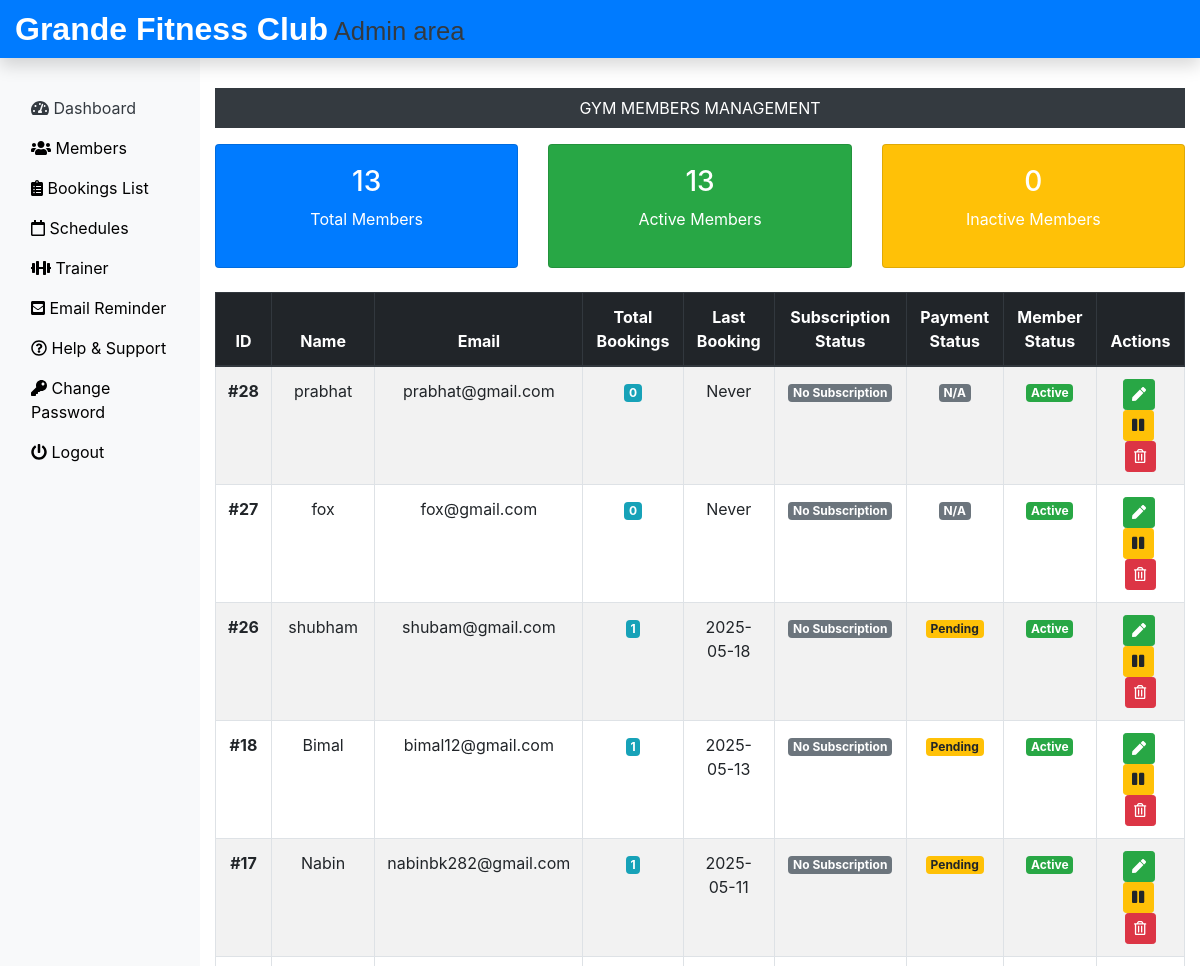
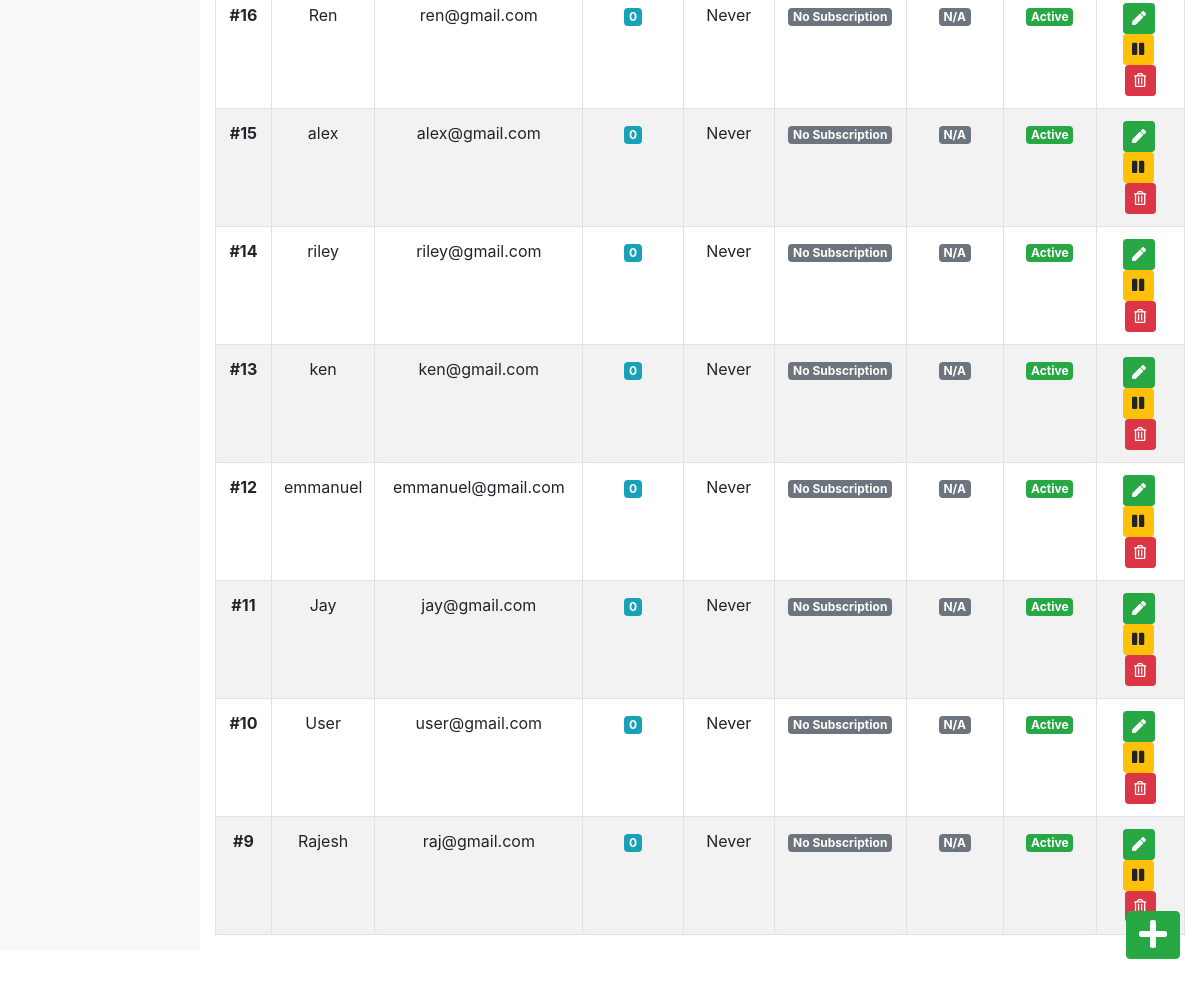
The app's page /Admin/member.php (signed in), older data (2 pictures, top to bottom).
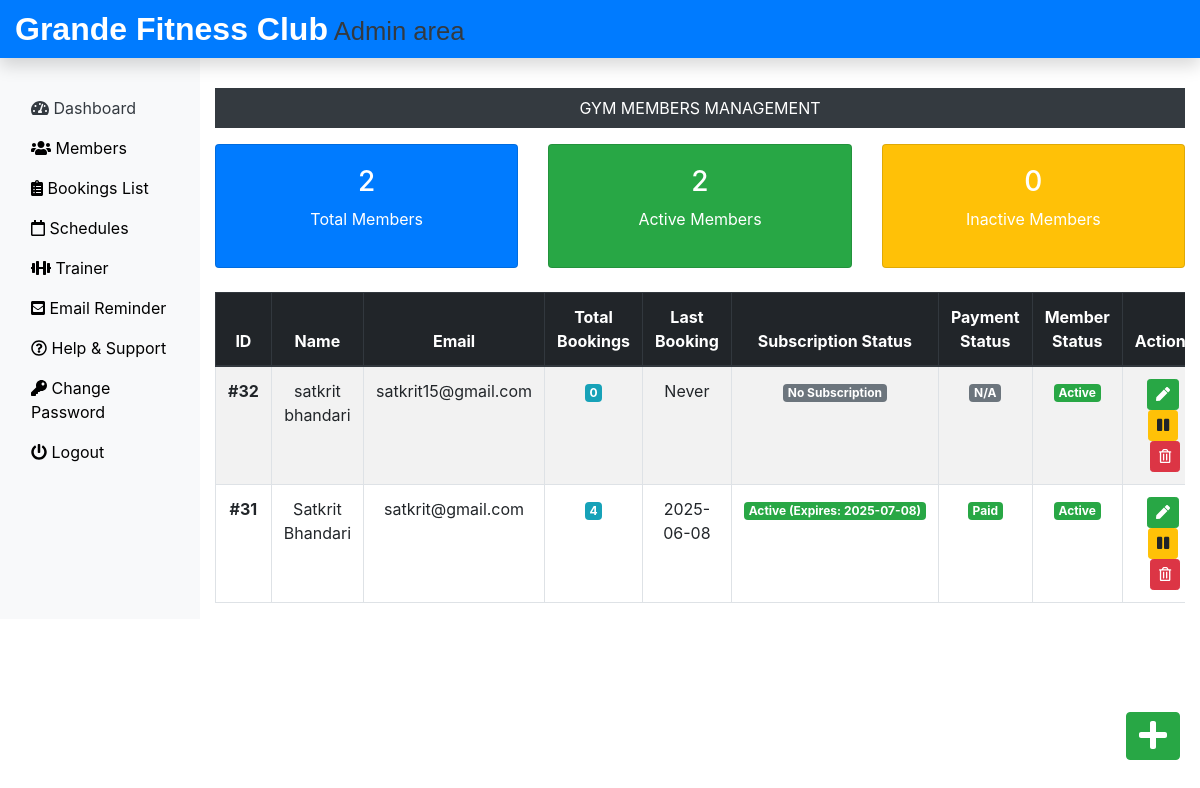
The same page, newer data.
### tables this page shows
CREATE TABLE `memberlogin_tb` (
  `m_login_id` int(11) NOT NULL,
  `m_name` varchar(60) NOT NULL,
  `m_email` varchar(60) NOT NULL,
  `m_password` varchar(60) NOT NULL,
  `status` varchar(10) DEFAULT 'active'
);

### Admin/member.php (the view, shortened to what the changed rows need)
<?php
include('includes/header.php');
include('../dbConnection.php');
?>
<div class="col-sm-9 col-md-10 mt-5 text-center">
    <div class="row mb-4">
        <?php
        $totalMembers = $conn->query("SELECT COUNT(*) as count FROM memberlogin_tb")->fetch_assoc()['count'];
        $activeMembers = $conn->query("SELECT COUNT(*) as count FROM memberlogin_tb WHERE status = 'active' OR status IS NULL")->fetch_assoc()['count'];
        ?>
        <div class="col-md-4">
            <div class="card text-center bg-primary text-white">
                <div class="card-body">
                    <h3><?php echo $totalMembers; ?></h3>
                    <p>Total Members</p>
                </div>
            </div>
        </div>
        <div class="col-md-4">
            <div class="card text-center bg-success text-white">
                <div class="card-body">
                    <h3><?php echo $activeMembers; ?></h3>
                    <p>Active Members</p>
                </div>
            </div>
        </div>
    </div>
    <?php
    $sql = "SELECT m.*,
                   COUNT(b.Booking_id) as total_bookings,
                   MAX(b.member_date) as last_booking_date,
                   MAX(b.subscription_end_date) as subscription_end,
                   b.payment_status as last_payment_status
            FROM memberlogin_tb m
            LEFT JOIN submitbookingt_tb b ON m.m_email = b.member_email
            GROUP BY m.m_login_id
            ORDER BY m.m_login_id DESC";
    $result = $conn->query($sql);
    if ($result->num_rows > 0) {
        echo '<div class="table-responsive">
        <table class="table table-bordered table-hover table-striped">
            <thead class="thead-dark">
                <tr>
                    <th>ID</th>
                    <th>Name</th>
                    <th>Email</th>
                    <th>Total Bookings</th>
                    <th>Last Booking</th>
                    <th>Subscription Status</th>
                    <th>Payment Status</th>
                    <th>Member Status</th>
                    <th>Actions</th>
                </tr>
            </thead>
            <tbody>';
        while ($row = $result->fetch_assoc()) {
            $memberStatus = $row['status'] ?? 'active';
            $subscriptionStatus = 'No Subscription';
            $subscriptionClass = 'badge-secondary';
            if ($row['subscription_end']) {
                $endDate = new DateTime($row['subscription_end']);
                $today = new DateTime();
                if ($endDate > $today) {
                    $subscriptionStatus = 'Active (Expires: ' . $endDate->format('Y-m-d') . ')';
                    $subscriptionClass = 'badge-success';
                } else {
                    $subscriptionStatus = 'Expired (' . $endDate->format('Y-m-d') . ')';
                    $subscriptionClass = 'badge-danger';
                }
            }
            $paymentBadge = '';
            switch ($row['last_payment_status']) {
                case 'paid':
                    $paymentBadge = '<span class="badge badge-success">Paid</span>';
                    break;
                case 'pending':
                    $paymentBadge = '<span class="badge badge-warning">Pending</span>';
                    break;
                default:
                    $paymentBadge = '<span class="badge badge-secondary">N/A</span>';
            }
            echo '<tr>';
            echo '<td><strong>#' . $row["m_login_id"] . '</strong></td>';
            echo '<td>' . htmlspecialchars($row["m_name"]) . '</td>';
            echo '<td>' . htmlspecialchars($row["m_email"]) . '</td>';
            echo '<td><span class="badge badge-info">' . $row["total_bookings"] . '</span></td>';
            echo '<td>' . ($row["last_booking_date"] ? $row["last_booking_date"] : 'Never') . '</td>';
            echo '<td><span class="badge ' . $subscriptionClass . '">' . $subscriptionStatus . '</span></td>';
            echo '<td>' . $paymentBadge . '</td>';
            echo '<td>';
            if ($memberStatus == 'active') {
                echo '<span class="badge badge-success">Active</span>';
            } else {
                echo '<span class="badge badge-secondary">Inactive</span>';
            }
            echo '</td>';
            echo '<td>
                <form action="editmeb.php" method="POST" class="d-inline">
                    <input type="hidden" name="id" value="' . $row["m_login_id"] . '">
                    <button type="submit" class="btn btn-sm btn-success mr-1" name="view" title="Edit Member">
                        <i class="fas fa-pen"></i>
                    </button>
                </form>';
            if ($memberStatus == 'active') {
                echo '<form method="POST" class="d-inline">
                        <input type="hidden" name="action" value="deactivate">
                        <input type="hidden" name="member_id" value="' . $row["m_login_id"] . '">
                        <button type="submit" class="btn btn-sm btn-warning mr-1" title="Deactivate Member" onclick="return confirm(\'Deactivate this member?\')">
                            <i class="fas fa-pause"></i>
                        </button>
                      </form>';
            }
            echo '<form action="" method="POST" class="d-inline">
                    <input type="hidden" name="id" value="' . $row["m_login_id"] . '">
                    <button type="submit" class="btn btn-sm btn-danger" name="delete" title="Delete Member" onclick="return confirm(\'Are you sure you want to delete this member? This will also delete all their bookings.\')">
                        <i class="far fa-trash-alt"></i>
                    </button>
                  </form>
            </td>';
            echo '</tr>';
        }
        echo '</tbody></table></div>';
    } else {
        echo '<div class="alert alert-info">No members found.</div>';
    }
    ?>
</div>
<?php include('includes/footer.php'); ?>

Row changes from the older to the newer data that the page shows:
removed memberlogin_tb: m_login_id "28", m_name "prabhat", m_email "prabhat@gmail.com", total_bookings "0", shows "Never", subscriptionStatus "No Subscription", shows "N/A", status "Active"
removed memberlogin_tb: m_login_id "27", m_name "fox", m_email "fox@gmail.com", total_bookings "0", shows "Never", subscriptionStatus "No Subscription", shows "N/A", status "Active"
removed memberlogin_tb: m_login_id "26", m_name "shubham", m_email "shubam@gmail.com", total_bookings "1", last_booking_date "2025-05-18", subscriptionStatus "No Subscription", shows "Pending", status "Active"
removed memberlogin_tb: m_login_id "18", m_name "Bimal", m_email "bimal12@gmail.com", total_bookings "1", last_booking_date "2025-05-13", subscriptionStatus "No Subscription", shows "Pending", status "Active"
removed memberlogin_tb: m_login_id "17", m_name "Nabin", m_email "nabinbk282@gmail.com", total_bookings "1", last_booking_date "2025-05-11", subscriptionStatus "No Subscription", shows "Pending", status "Active"
removed memberlogin_tb: m_login_id "16", m_name "Ren", m_email "ren@gmail.com", total_bookings "0", shows "Never", subscriptionStatus "No Subscription", shows "N/A", status "Active"
removed memberlogin_tb: m_login_id "15", m_name "alex", m_email "alex@gmail.com", total_bookings "0", shows "Never", subscriptionStatus "No Subscription", shows "N/A", status "Active"
removed memberlogin_tb: m_login_id "14", m_name "riley", m_email "riley@gmail.com", total_bookings "0", shows "Never", subscriptionStatus "No Subscription", shows "N/A", status "Active"
removed memberlogin_tb: m_login_id "13", m_name "ken", m_email "ken@gmail.com", total_bookings "0", shows "Never", subscriptionStatus "No Subscription", shows "N/A", status "Active"
removed memberlogin_tb: m_login_id "12", m_name "emmanuel", m_email "emmanuel@gmail.com", total_bookings "0", shows "Never", subscriptionStatus "No Subscription", shows "N/A", status "Active"
removed memberlogin_tb: m_login_id "11", m_name "Jay", m_email "jay@gmail.com", total_bookings "0", shows "Never", subscriptionStatus "No Subscription", shows "N/A", status "Active"
removed memberlogin_tb: m_login_id "10", m_name "User", m_email "user@gmail.com", total_bookings "0", shows "Never", subscriptionStatus "No Subscription", shows "N/A", status "Active"
removed memberlogin_tb: m_login_id "9", m_name "Rajesh", m_email "raj@gmail.com", total_bookings "0", shows "Never", subscriptionStatus "No Subscription", shows "N/A", status "Active"
added memberlogin_tb: m_login_id "32", m_name "satkrit bhandari", m_email "satkrit15@gmail.com", total_bookings "0", shows "Never", subscriptionStatus "No Subscription", shows "N/A", status "Active"
added memberlogin_tb: m_login_id "31", m_name "Satkrit Bhandari", m_email "satkrit@gmail.com", total_bookings "4", last_booking_date "2025-06-08", subscriptionStatus "Active (Expires: 2025-07-08)", shows "Paid", status "Active"
Text that changed along with them:
$totalMembers: "13" → "2"
$activeMembers: "13" → "2"
